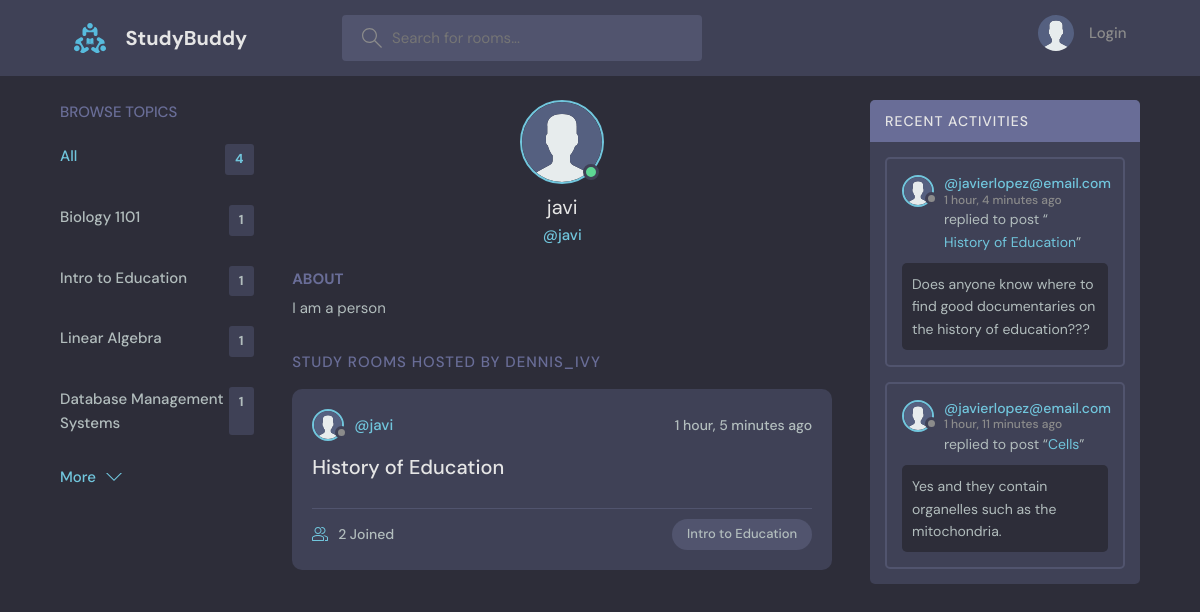
The app's page /profile/2/ with its own data.
### base/models.py (models this page shows, shortened)
class Topic(models.Model):
    name = models.CharField(max_length=200)

class User(AbstractUser):
    name = models.CharField(max_length=200, null=True)
    email = models.EmailField(unique=True, null=True)
    bio = models.TextField(null=True)
    avatar = models.ImageField(null=True, default="avatar.svg")
    USERNAME_FIELD = 'email'
    REQUIRED_FIELDS = []

class Room(models.Model):
    host = models.ForeignKey(User, on_delete=models.SET_NULL, null=True)
    topic = models.ForeignKey(Topic, on_delete=models.SET_NULL, null=True)
    name = models.CharField(max_length=200)
    description = models.TextField(null=True, blank=True)
    participants = models.ManyToManyField(User, related_name='participants', blank=True)
    updated = models.DateTimeField(auto_now=True)
    created = models.DateTimeField(auto_now_add=True)
    class Meta:
        ordering = ['-updated', '-created']
    def __str__(self):
        return self.name

class Message(models.Model):
    user = models.ForeignKey(User, on_delete=models.CASCADE)
    room = models.ForeignKey(Room, on_delete=models.CASCADE)
    body = models.TextField()
    updated = models.DateTimeField(auto_now=True)
    created = models.DateTimeField(auto_now_add=True)
    class Meta:
        ordering = ['-updated', '-created']

### base/views.py (the view)
# urls.py: path('profile/<str:pk>/', views.userProfile, name="user-profile"),
def userProfile(request,pk):
    user = User.objects.get(id=pk)
    rooms = user.room_set.all()
    room_messages = user.message_set.all()
    topics = Topic.objects.all()
    context = {'user' : user, 'rooms' : rooms, 'room_messages' : room_messages, 'topics' : topics}
    return render(request, 'base/profile.html', context)

### base/templates/base/profile.html (shortened to what this page needs)
{% extends 'main.html' %}
{% block content %}
  <main class="profile-page layout layout--3">
    <div class="container">
      {% include 'base/topics_component.html' %}
      <div class="roomList">
        <div class="profile">
          <div class="profile__avatar">
            <div class="avatar avatar--large active">
              <img src="{{user.avatar.url}}" />
            </div>
          </div>
          <div class="profile__info">
            <h3>{{user.username}}</h3>
            <p>@{{user.username}}</p>
          </div>
          <div class="profile__about">
            <h3>About</h3>
            {{user.bio}}
          </div>
        </div>
        <div class="roomList__header">
          <div>
            <h2>Study Rooms Hosted by dennis_ivy</a>
            </h2>
          </div>
        </div>
        {% include 'base/feed_component.html' %}
      </div>
      {% include 'base/activity_component.html' %}
    </div>
  </main>
{% endblock content %}

### templates/main.html (shortened to what this page needs)
<!DOCTYPE html>
{% load static %}
<html lang="en">
  <head>
    <link rel="stylesheet" href="{% static 'styles/style.css' %}" />
  </head>
  <body>
    {% include 'navbar.html' %}
    {% block content %}
    {% endblock %}
  </body>
</html>

### templates/navbar.html (shortened to what this page needs)
{% load static %}
<header class="header header--loggedIn">
    <div class="container">
      <a href="{% url 'home' %}" class="header__logo">
        <img src="{% static 'images/logo.svg' %}" />
        <h1>StudyBuddy</h1>
      </a>
      <form class="header__search" method="GET" accept="{% url 'home' %}">
        <label>
          <input name ="q" placeholder="Search for rooms..." />
        </label>
      </form>
      <nav class="header__menu">
        {% if request.user.is_authenticated %}
        <div class="header__user">
          <a href="{% url 'update-user' %}">
            <div class="avatar avatar--medium active">
              <img src="{{request.user.avatar.url}}" />
            </div>
            <p>{{request.user.username}} <span>@{{request.user.username}}</span></p>
          </a>
          <button class="dropdown-button">
            <svg version="1.1" xmlns="http://www.w3.org/2000/svg" width="32" height="32" viewBox="0 0 32 32">
              <title>chevron-down</title>
              <path d="M16 21l-13-13h-3l16 16 16-16h-3l-13 13z"></path>
            </svg>
          </button>
        </div>
        {% else %}
        <a href="{% url 'login' %}">
          <img src="{% static 'images/avatar.svg' %}" />
          <p>Login</p>
        </a>
        {% endif %}
      </nav>
    </div>
  </header>

### base/templates/base/topics_component.html
<div class="topics">
    <div class="topics__header">
      <h2>Browse Topics</h2>
    </div>
    <ul class="topics__list">
      <li>
        <a href="{% url 'home' %}" class="active">All <span>{{topics.count}}</span></a>
      </li>
      {% for topic in topics %}
      <li>
        <a href="{% url 'home' %}?q={{topic.name}}">{{topic.name}} <span>{{topic.room_set.all.count}}</span></a>
      </li>
      {% endfor %}
    </ul>
    <a class="btn btn--link" href="{% url 'topics' %}">
      More
      <svg version="1.1" xmlns="http://www.w3.org/2000/svg" width="32" height="32" viewBox="0 0 32 32">
        <title>chevron-down</title>
        <path d="M16 21l-13-13h-3l16 16 16-16h-3l-13 13z"></path>
      </svg>
    </a>
  </div>

### base/templates/base/feed_component.html (shortened to what this page needs)
 {% for room in rooms %}
 <div class="roomListRoom">
    <div class="roomListRoom__header">
      <a href="{% url 'user-profile' room.host.id %}" class="roomListRoom__author">
        <div class="avatar avatar--small">
          <img src="{{room.host.avatar.url}}" />
        </div>
        <span>@{{room.host.username}}</span>
      </a>
      <div class="roomListRoom__actions">
        <span>{{room.created|timesince}} ago</span>
      </div>
    </div>
    <div class="roomListRoom__content">
      <a href="{% url 'room' room.id %}">{{room.name}}</a>
    </div>
    <div class="roomListRoom__meta">
      <a href="{% url 'room' room.id %}" class="roomListRoom__joined">
        {{room.participants.all.count}} Joined
      </a>
      <p class="roomListRoom__topic">{{room.topic.name}}</p>
    </div>
  </div>
{% endfor %}

### base/templates/base/activity_component.html (shortened to what this page needs)
<div class="activities">
    <div class="activities__header">
      <h2>Recent Activities</h2>
    </div>
    {% for message in room_messages %}
    <div class="activities__box">
      <div class="activities__boxHeader roomListRoom__header">
        <a href="{% url 'user-profile' message.user.id %}" class="roomListRoom__author">
          <div class="avatar avatar--small">
            <img src="{{message.user.avatar.url}}" />
          </div>
          <p>
            @{{message.user}}
            <span>{{message.created|timesince}} ago</span>
          </p>
        </a>
      </div>
      <div class="activities__boxContent">
        <p>replied to post “<a href="{% url 'room' message.room.id %}">{{message.room}}</a>”</p>
        <div class="activities__boxRoomContent">
          {{message.body}}
        </div>
      </div>
    </div>
{% endfor %}
  </div>

### records on screen
Topic: name "Biology 1101", room_set.all.count "1"
Topic: name "Intro to Education", room_set.all.count "1"
Topic: name "Linear Algebra", room_set.all.count "1"
Topic: name "Database Management Systems", room_set.all.count "1"
User: avatar (placeholder picture), username "javi", bio "I am a person"
Room: host.avatar (placeholder picture), host.username "javi", created "1 hour, 5 minutes", name "History of Education", participants.all.count "2", topic.name "Intro to Education"
Message: user.avatar (placeholder picture), user "javierlopez@email.com", created "1 hour, 4 minutes", room "History of Education", body "Does anyone know where to find good documentaries on the history of education???"
Message: user.avatar (placeholder picture), user "javierlopez@email.com", created "1 hour, 11 minutes", room "Cells", body "Yes and they contain organelles such as the mitochondria."

### other values on screen
{{ topics.count }} "4"
